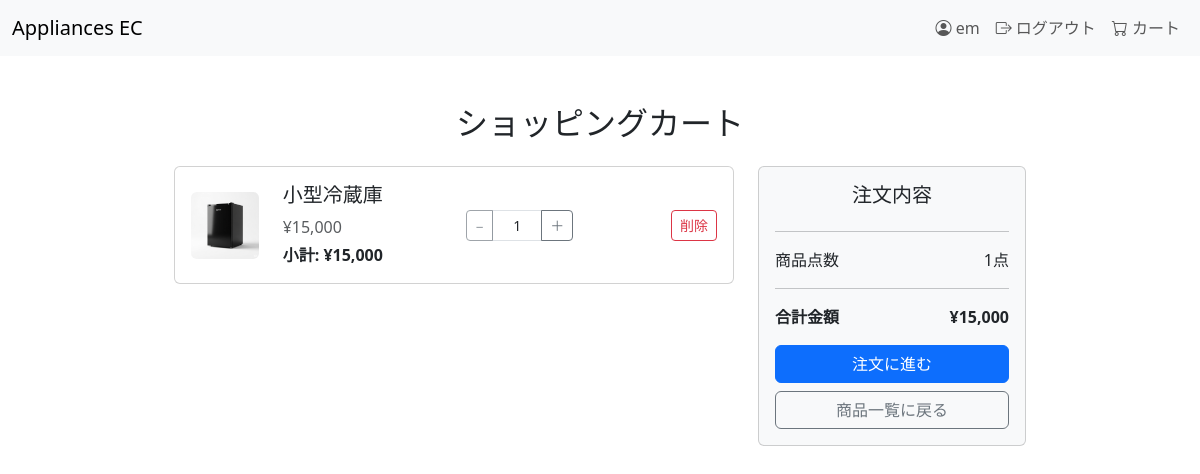
The page /cart/ (signed in) on the database as committed earlier.
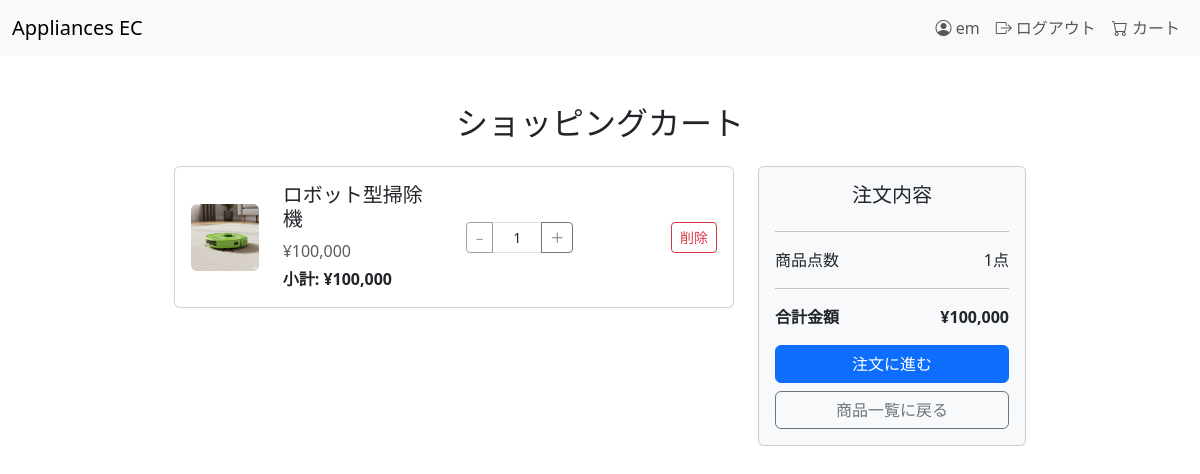
The same page on the database as committed later.
### users/models.py (models this page shows)
class CustomUser(AbstractBaseUser, PermissionsMixin):
    user_id = models.AutoField(primary_key=True)
    username = models.CharField(max_length=150, unique=True)
    mail_address = models.EmailField(unique=True)
    is_active = models.BooleanField(default=True)
    is_staff = models.BooleanField(default=False)
    objects = CustomUserManager()
    USERNAME_FIELD = 'username'
    REQUIRED_FIELDS = ['mail_address']
    def __str__(self):
        return self.username

### cart/models.py (models this page shows, shortened)
class CartItem(models.Model):
    cart = models.ForeignKey(Cart, related_name='items', on_delete=models.CASCADE)
    product = models.ForeignKey(Product, on_delete=models.CASCADE)
    quantity = models.PositiveIntegerField(default=1)
    def get_total_price(self):
        return self.product.price * Decimal(self.quantity)

class Cart(models.Model):
    user = models.ForeignKey(CustomUser, null=True, blank=True, on_delete=models.CASCADE, related_name='carts')
    session_key = models.CharField(max_length=40, null=True, blank=True, unique=True)
    def __str__(self):
        return f"Cart {self.id} (User: {self.user}, Session: {self.session_key})"
    def get_total_price(self):
        return sum(item.get_total_price() for item in self.items.all())

### products/models.py (models this page shows, shortened)
class Product(models.Model):
    category = models.ForeignKey('categories.Category', related_name='products', on_delete=models.CASCADE)
    name = models.CharField(max_length=200)
    slug = models.SlugField(max_length=200, unique=True, blank=True)
    image = models.ImageField(upload_to='products/%Y/%m/%d', blank=True)
    description = models.TextField(blank=True, null=True)
    price = models.DecimalField(max_digits=10, decimal_places=2)
    stock = models.PositiveIntegerField()
    created_at = models.DateTimeField(auto_now_add=True)
    updated_at = models.DateTimeField(auto_now=True)
    class Meta:
        ordering = ('name',) #名前でソートする
        indexes = [
            models.Index(fields=['id', 'slug']),
        ]

### cart/views.py (the view)
# urls.py: path('', views.cart_detail, name='cart_detail'),
def cart_detail(request):
    cart = _get_cart(request)
    items = cart.items.select_related('product') if cart else []
    total = sum(item.get_total_price() for item in items)
    return render(request, 'cart/cart_detail.html', {
        'cart': cart,
        'items': items,
        'total': total,
    })

### cart/views.py (called while the page is built, shortened)
def _get_cart(request):
    print("=== _get_cart called ===")
    if request.user.is_authenticated:
        print(f"ログインユーザー: {request.user}")
        cart, created = Cart.objects.get_or_create(user=request.user)
        print(f"カート取得: {cart}（新規作成: {created}）")
    return cart

### cart/templates/cart/cart_detail.html (shortened to what this page needs)
{% extends 'base.html' %}
{% load static %}
{% load humanize %}
{% block content %}
<div class="container mt-5">
    <h2 class="mb-4 text-center">ショッピングカート</h2>
    {% if cart and items %}
    <div class="row">
        <div class="col-lg-8">
            {% for item in items %}
            <div class="card mb-3">
                <div class="card-body">
                    <div class="row align-items-center">
                        <div class="col-md-2 text-center">
                            <img src="{{ item.product.image.url }}" alt="{{ item.product.name }}" class="img-fluid rounded" style="max-height: 80px;">
                        </div>
                        <div class="col-md-4">
                            <h5>{{ item.product.name }}</h5>
                            <p class="text-muted mb-1">¥{{ item.product.price|floatformat:0|intcomma }}</p>
                            <p class="mb-0"><strong>小計: ¥{{ item.get_total_price|floatformat:0|intcomma }}</strong></p>
                        </div>
                        <div class="col-md-3 text-center">
                            <form method="post" action="{% url 'cart:update_cart_item_quantity' item.id %}" class="d-flex justify-content-center align-items-center">
                                <div class="input-group input-group-sm">
                                    <button type="submit" name="quantity" value="{{ item.quantity|add:'-1' }}" class="btn btn-outline-secondary" {% if item.quantity <= 1 %}disabled{% endif %}>−</button>
                                    <input type="text" class="form-control text-center" value="{{ item.quantity }}" readonly style="max-width: 50px;">
                                    <button type="submit" name="quantity" value="{{ item.quantity|add:'1' }}" class="btn btn-outline-secondary">＋</button>
                                </div>
                            </form>
                        </div>
                        <div class="col-md-3 text-end">
                            <form method="post" action="{% url 'cart:remove_from_cart' item.id %}">
                                <button type="submit" class="btn btn-sm btn-outline-danger">削除</button>
                            </form>
                        </div>
                    </div>
                </div>
            </div>
            {% endfor %}
        </div>
        <div class="col-lg-4">
            <div class="card bg-light p-3">
                <h5 class="text-center">注文内容</h5>
                <hr>
                <div class="d-flex justify-content-between">
                    <span>商品点数</span>
                    <span>{{ items|length }}点</span>
                </div>
                <hr>
                <div class="d-flex justify-content-between mb-3">
                    <strong>合計金額</strong>
                    <strong>¥{{ cart.get_total_price|floatformat:0|intcomma }}</strong>
                </div>
                <a href="{% url 'orders:create' %}" class="btn btn-primary w-100">注文に進む</a>
                <a href="{% url 'products:list' %}" class="btn btn-outline-secondary w-100 mt-2">商品一覧に戻る</a>
            </div>
        </div>
    </div>
    {% else %}
    <p class="text-center">カートは空です。</p>
    <div class="text-center mt-4">
        <a href="{% url 'products:list' %}" class="btn btn-secondary">商品一覧に戻る</a>
    </div>
    {% endif %}
</div>
{% endblock %}

### templates/base.html (shortened to what this page needs)
{% load static %}
<!DOCTYPE html>
<html lang="ja">
<head>
    <link href="https://cdn.jsdelivr.net/npm/bootstrap@5.3.3/dist/css/bootstrap.min.css" rel="stylesheet">
    <link href="https://cdn.jsdelivr.net/npm/bootstrap-icons@1.11.3/font/bootstrap-icons.min.css" rel="stylesheet">
    <link rel="stylesheet" href="{% static 'css/style.css' %}">
    <link href="https://cdn.jsdelivr.net/npm/select2@4.1.0-rc.0/dist/css/select2.min.css" rel="stylesheet" />
</head>
<body>
    <nav class="navbar navbar-expand-lg bg-light">
        <div class="container-fluid">
            <a class="navbar-brand" href="{% url 'products:list' %}">Appliances EC</a>
            <div class="collapse navbar-collapse justify-content-end" id="navbarNav">
                <ul class="navbar-nav">
                    {% if user.is_authenticated %}
                        <li class="nav-item">
                            <a class="nav-link" href="{% url 'users:mypage' %}">
                                <i class="bi bi-person-circle"></i> {{ user.username }}
                            </a>
                        </li>
                        <li class="nav-item">
                            <a class="nav-link" href="{% url 'users:logout' %}">
                                <i class="bi bi-box-arrow-right"></i> ログアウト
                            </a>
                        </li>
                    {% endif %}
                    <li class="nav-item">
                        <a class="nav-link" href="{% url 'cart:cart_detail' %}">
                            <i class="bi bi-cart"></i> カート
                        </a>
                    </li>
                </ul>
            </div>
        </div>
    </nav>
    <main class="container mt-4">
        {% block content %}{% endblock %}
    </main>
</body>
</html>

### static/css/style.css (style rules this page uses)
.form-control { text-align: center; }
.container { max-width: 900px; }

Rows that differ between the two databases and show on the page:
removed CartItem: product.image (picture), product.name "小型冷蔵庫", product.price "15,000", get_total_price "15,000", quantity "1"
added CartItem: product.image (picture), product.name "ロボット型掃除機", product.price "100,000", get_total_price "100,000", quantity "1"
computed for Cart: get_total_price "15,000" → "100,000"
